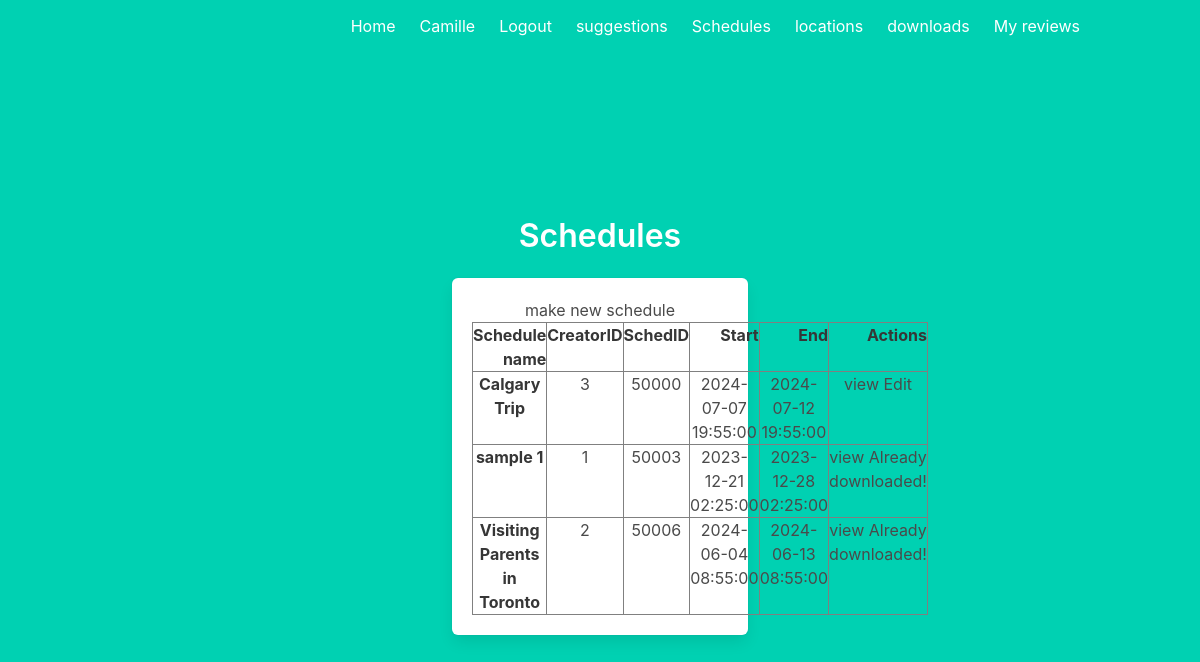
The page /schedules (signed in) on the database its author committed.
### models.py (models this page shows, shortened)
class User(UserMixin, db.Model):
    id = db.Column(db.Integer, primary_key=True)
    firstName = db.Column(db.String(64), nullable = False)
    lastName = db.Column(db.String(64), nullable = True)
    phone_no = db.Column(db.Integer, nullable = True)
    email = db.Column(db.String(320), unique = True, nullable = False)
    isAdmin = db.Column(db.Boolean, nullable=False)
    password = db.Column(db.String(100), nullable = False) # TODO implement hash for password once everything is good
    reviews = db.relationship('Review', backref='user', lazy = True)
    schedules = db.relationship('Schedule', backref='user', lazy = True)
    events = db.relationship('Event', backref = 'user', lazy = True)

class Schedule(db.Model):
    creatorId = db.Column(db.Integer, db.ForeignKey('user.id'), nullable = False)
    scheduleId = db.Column(db.Integer, primary_key = True)
    scheduleName = db.Column(db.String(300), nullable = False)
    startDate = db.Column(db.DateTime, nullable = False)
    endDate = db.Column(db.DateTime, nullable = False)

### sched.py (the view)
@sched.route('/schedules')
def schedules():
    schedules = Schedule.query.order_by(Schedule.scheduleId).all()
    downloadIds = []
    downloads = Download.query.filter_by(userId = current_user.id).all()
    for download in downloads:
        downloadIds.append(download.scheduleId)
    return render_template('schedules.html', schedules = schedules, count = scheduleAssign.get(), downloads = downloadIds)

### app.py (called while the page is built)
@lm.user_loader
def load_user(user_id):
    return User.query.get(int(user_id))

### counter.py (called while the page is built)
    def get(self):
        return self.val

### templates/schedules.html (shortened to what this page needs)
{% extends "base.html" %}
{% block content %}
<div class="column is-4 is-offset-4">
    <h3 class="title">Schedules</h3>
    <div class="box">
        {% if schedules%}
            <a href="/createschedule"> make new schedule</a>
            <table border="1" class="dataframe">
                <thead>
                  <tr style="text-align: right;">
                    <th>Schedule name</th>
                    <th>CreatorID</th>
                    <th>SchedID</th>
                    <th>Start</th>
                    <th>End</th>
                    <th>Actions</th>
                  </tr>
                </thead>
                <tbody>
                    {% for row in schedules %}
                        <tr>
                              <th>{{row['scheduleName']}}</th>
                              <td>{{row['creatorId']}}</td>
                              <td>{{row['scheduleId']}}</td>
                              <td>{{row['startDate']}}</td>
                              <td>{{row['endDate']}}</td>
                              <td><a href="schedules/{{row['scheduleId']}}">view</a>
                                {% if current_user.is_authenticated and current_user.id != row['creatorId']%}
                                    {% if row['scheduleId'] in downloads %}
                                        <a>Already downloaded!</a>
                                    {% else %}
                                        <a href="downloadschedule/{{row['scheduleId']}}">Download</a>
                                    {% endif %}
                                {% endif %}
                                {% if current_user.id == row['creatorId']%} <a href ="/schedules/{{row['scheduleId']}}/edit">Edit</a>{% endif %}
                                </td>
                        </tr>
                    {% endfor %}
                </tbody>
              </table>
        {% else %}
            <h3>No schedules here</h3>
            <a href="/createschedule">why not make one?</a>
        {% endif %}
    </div>
</div>
{% endblock %}

### templates/base.html (shortened to what this page needs)
<!DOCTYPE html>
<html>
<head>
    <link rel="stylesheet" href="https://cdnjs.cloudflare.com/ajax/libs/bulma/0.7.2/css/bulma.min.css" />
</head>
<body>
    <section class="hero is-primary is-fullheight">
        <div class="hero-head">
            <nav class="navbar">
                <div class="container">
                    <div id="navbarMenuHeroA" class="navbar-menu">
                        <div class="navbar-end">
                            <a href="{{ url_for('main.index') }}" class="navbar-item">
                                Home
                            </a>
                            {% if current_user.is_authenticated %}
                            <a href="{{ url_for('auth.profile') }}" class="navbar-item">
                                {{current_user['firstName']}}
                            </a>
                            <a href="{{ url_for('auth.logout') }}" class="navbar-item">
                                Logout
                            </a>
                            <a href="/suggestions/{{current_user.get_id()}}" class="navbar-item">
                                suggestions
                            </a>
                            {% endif %}
                            <a href="{{ url_for('sched.schedules') }}" class="navbar-item">
                                Schedules
                            </a>
                            <a href="{{ url_for('area.locations') }}" class="navbar-item">
                                locations
                            </a>
                            <a href="{{url_for('sched.getDownloads')}}" class="navbar-item">
                                downloads
                            </a>
                            <a href="/myreviews" class="navbar-item">
                                My reviews
                            </a>
                        </div>
                    </div>
                </div>
            </nav>
        </div>
        <div class="hero-body">
            <div class="container has-text-centered">
               {% block content %}
               {% endblock %}
            </div>
        </div>
    </section>
</body>
</html>

### rows shown on the page
User: firstName "Camille"
Schedule: scheduleName "Calgary Trip", creatorId "3", scheduleId "50000", startDate "2024-07-07 19:55:00", endDate "2024-07-12 19:55:00"
Schedule: scheduleName "sample 1", creatorId "1", scheduleId "50003", startDate "2023-12-21 02:25:00", endDate "2023-12-28 02:25:00", shows "Already downloaded!"
Schedule: scheduleName "Visiting Parents in Toronto", creatorId "2", scheduleId "50006", startDate "2024-06-04 08:55:00", endDate "2024-06-13 08:55:00", shows "Already downloaded!"
